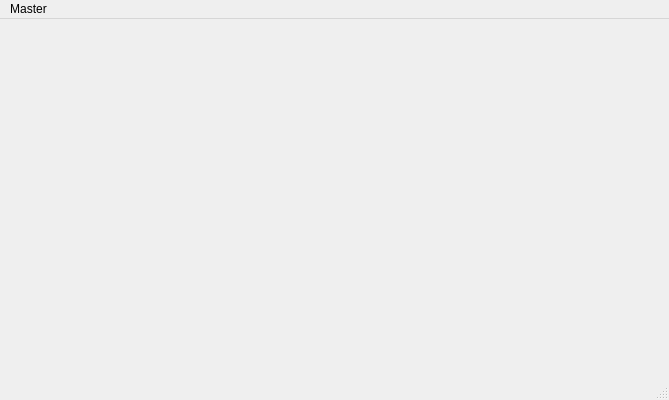
<?xml version="1.0" encoding="UTF-8"?>
<ui version="4.0">
 <class>halaman_admin</class>
 <widget class="QMainWindow" name="halaman_admin">
  <property name="geometry">
   <rect>
    <x>0</x>
    <y>0</y>
    <width>669</width>
    <height>400</height>
   </rect>
  </property>
  <property name="windowTitle">
   <string>MainWindow</string>
  </property>
  <widget class="QWidget" name="centralwidget"/>
  <widget class="QMenuBar" name="menubar">
   <property name="geometry">
    <rect>
     <x>0</x>
     <y>0</y>
     <width>669</width>
     <height>22</height>
    </rect>
   </property>
   <widget class="QMenu" name="menujxnjs">
    <property name="title">
     <string>Master</string>
    </property>
    <addaction name="separator"/>
    <addaction name="actionSupplier"/>
    <addaction name="separator"/>
   </widget>
   <addaction name="menujxnjs"/>
  </widget>
  <widget class="QStatusBar" name="statusbar"/>
  <action name="actionSupplier">
   <property name="text">
    <string>Supplier</string>
   </property>
  </action>
 </widget>
 <resources/>
 <connections/>
</ui>
